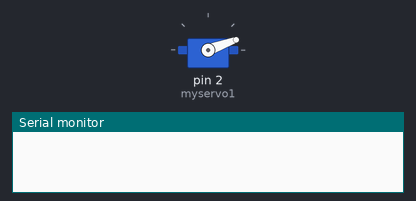
Simulated run of this sketch. Board: Arduino Uno, built with avr-gcc and run on an emulated ATmega328P. Parts: servo, the last lines printed to the serial monitor.

Above: at 0.1 s.
At 19.1 s:
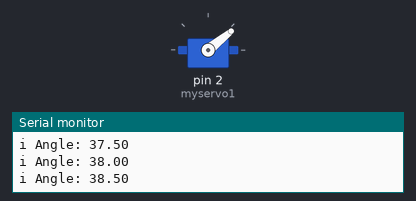
At 38.1 s:
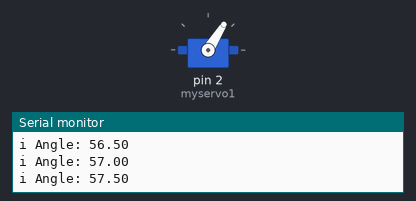
Timing chart, 0 to 40.0 s (numbered marks = the images above):
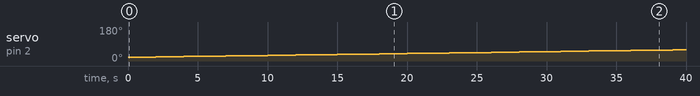

The sketch:

servo_bomb.ino
```cpp
#include <Servo.h>

Servo myservo1; // create servo object to control a servo
Servo myservo2;

void setup() {
  // Attach the servo to GPIO pin 3 (or another PWM-capable pin)
  myservo1.attach(2); // Change pin as per your
  Serial.begin(9600);
  // myservo.write(90);
  // delay(1000);
  // Serial.println("You have 5 seconds, orient it ");
  // delay(5000);
}

void loop() {
  //Sweep the servo from 0° to 180° in steps of 10°
  for (float i = 20; i <= 75; i += 0.5) {
    myservo1.write(i);   // Set servo position
    delay(500);        // Wait for the servo to reach the position
    Serial.print("i Angle: ");
    Serial.println(i);
  }
  // myservo.write(90);
  // delay(1000);
}
```

Measured:
- by itself, servo on pin 2 (myservo1): moves from 20° to 59° over 38.0 s
